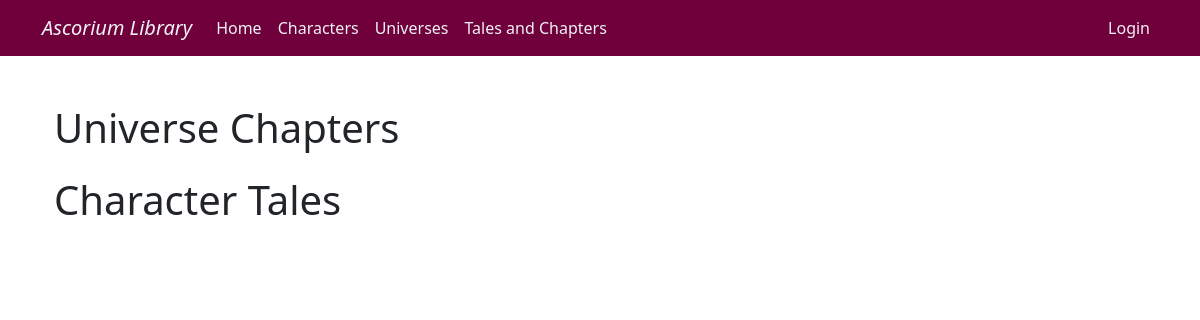
The page /TalesAndChapters/ on the database as committed earlier.
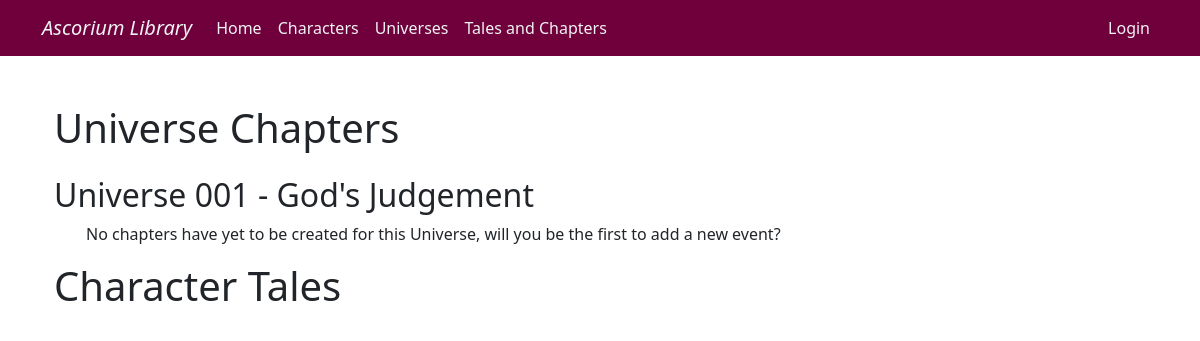
The same page on the database as committed later.
### Story_Database/models.py (models this page shows, shortened)
class UniverseDatabase(models.Model):   #Universe Database
    Name=models.CharField(max_length=64)
    UniverseAuthor=models.CharField(max_length=64, null=True)   #can be left empty, since multiple authors for a Universe could exist since they can be large projects of work
    UniverseNumber=models.PositiveIntegerField(unique=True)     #primary key using unique=True
    UniverseDescription=models.TextField() #textfield for the description that can vary in size depending on how creative the user is

### Story_Database/views.py (the view)
# urls.py: path('TalesAndChapters/', views.TalesAndChapters, name='TalesAndChapters'),
def TalesAndChapters(request):
       Universes=UniverseDatabase.objects.order_by("UniverseNumber") #create Universes which is the model of UniverseDatabase but orders it based on Universe Number
       Characters =CharacterDatabase.objects.order_by("Name")
       TaleDictionary = { #create dictionary of characters and associated tales
              character: TalesDatabase.objects.filter(Character=character).order_by("Name")  #sorted alphabetically
              for character in Characters #repeat for each character in the character database
       }
       ChapterDictionary = {  #create a dicitonary with Universes and the chapters associated with each one
              universe: ChaptersDatabase.objects.filter(UniverseNumber=universe).order_by("Name") #sorted by name
              for universe in Universes #repeat for each universe in the universe database
       }
       context = {"TaleDictionary":TaleDictionary, "ChapterDictionary":ChapterDictionary} #create context for the dictionary for html file
       return render(request, "TalesAndChapters.html", context) #render the html file and send the context

### Story_Database/templates/TalesAndChapters.html (shortened to what this page needs)
{% extends "base.html" %}
{% block content %}
<div class="container mt-5">
    <h1 class="mb-4">Universe Chapters</h1>
    {% for universe, chapters in ChapterDictionary.items %}
    <h2>Universe {{ universe.UniverseNumber|stringformat:"03d" }} - {{ universe.Name }}</h2>
    <ul>
        {% for chapter in chapters %}
            <li>
                <a href="{% url 'ChapterPage' chapter.id %}">{{ chapter.Name }}</a>
            </li>
        {% empty %}
            <p>No chapters have yet to be created for this Universe, will you be the first to add a new event?</p>
        {% endfor %}
    </ul>
    {% endfor %}
    <h1 class="mb-4">Character Tales</h1>
</div>
{% endblock %}

Rows that differ between the two databases and show on the page:
added UniverseDatabase: UniverseNumber "001", Name "God's Judgement"
